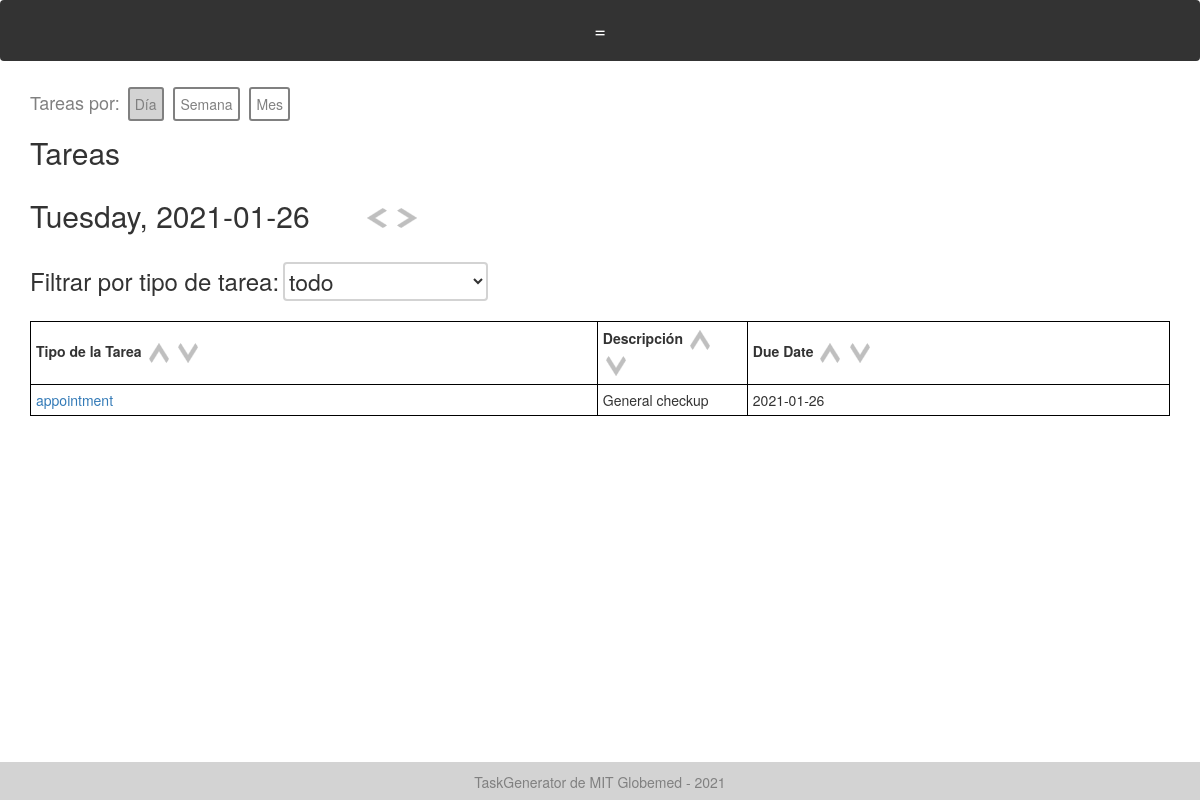
/daily_tasks/2021-01-26 (signed in), run on the app's committed database.
### models.py (models this page shows)
class Task(Base):
    __tablename__ = "tasks"
    id = Column(Integer, primary_key=True)
    task_type = Column(String, default="Generic")
    creator_id = Column(Integer)
    created_datetime = Column(DateTime)
    created_datestring = Column(String)
    due_datetime = Column(DateTime)
    due_datestring = Column(String)
    description = Column(String)
    completed = Column(Boolean) # completed or not
    fields = Column(PickleType) # dictionary of strings to strings
    reminders = Column(PickleType) # list of datetimes
    reminder_datestrings = Column(PickleType) # list of datetimes
    color = Column(String)
    items_of_use = Column(PickleType) # list of Inventory Item IDs

### app.py (the view)
@app.route('/daily_tasks/<date>')
@check_login_wrapper
def daily_tasks(date):
    print("date", date)
    return render_template("daily_tasks.html", tasks=get_tasks_day(date), col_strings = ["Due Date"], col_vars = ["due_datestring"], task_types=get_task_types(), datestring=date,
        weekday = datetime.strptime(date, "%Y-%m-%d").strftime("%A"))

### app.py (called while the page is built)
def check_login_wrapper(func):
    @wraps(func)
    def inner(*args, **kwargs):
        if "username" not in login_session:
            flash("Please login to see that page." if login_session["language"] == "English" else "Inicie sesión para ver esa página")
            return redirect(url_for('login'))
        if "language" not in login_session:
            login_session["language"] = "Spanish"
        return func(*args, **kwargs)
    return inner

### database.py (called while the page is built)
def get_task_types():
    return session.query(TaskType).all()

def get_tasks():
    return session.query(Task).all()

def get_tasks_day(date):
    tasks = []
    for task in get_tasks():
        print("task due", task.due_datestring, task.reminder_datestrings, date)
        if task.due_datestring == date or date in task.reminder_datestrings:
            tasks.append(task)
    return tasks

### templates/daily_tasks.html (shortened to what this page needs)
{% extends "layout.html" %}
{% block body %}
 <span style="font-size: 18px; color: grey;">{{text['Tasks by']}}: </span>
  <a style="background-color: lightgrey; color:grey;" class="pretty-button" href="/daily_tasks/{{datestring}}">{{text['Day']}}</a>
  <a class="pretty-button" href="/weekly_tasks/{{datestring}}">{{text['Week']}}</a>
  <a class="pretty-button" href="/monthly_tasks/{{datestring}}">{{text['Month']}}</a>
  <h2 id="month_header" >{{text['Tasks']}}</h2>
  <h2 style="display: inline-block; width:330px;"> {{weekday}}, {{datestring}}</h2>
  <a  id="prev_button"><img style="margin-top: -10px; " src="{{url_for('static', filename='arrow_left.png')}}" class="arrow"></a>
  <a  id="next_button"><img style="margin-top: -10px; " src="{{url_for('static', filename='arrow_right.png')}}" class="arrow"></a>
  <br>
  <br>
  <h3 style="display: inline;">{{text['Filter by task type']}}:</h3>
  <select id="task_type" name="task_type" onchange="filterByTaskType()" style="font-size: 23px; border: solid lightgrey 2px; background: none; border-radius: 4px;">
    <option  value="all">{{text['all']}}</option>
  </select>
  <br>
  <br>
  <div id="table-container">
	  <table id="hidden-task-table" style="display: none; width:100%;">
  		<tr>
  			<th> {{text['Task Type']}}
          <img onclick="sortTable(0)" src="{{url_for('static', filename='arrow_up.png')}}" class="arrow">
          <img onclick="sortTable(0, true)" src="{{url_for('static', filename='arrow_down.png')}}" class="arrow">
        </th>
  			<th>{{text['Description']}}
          <img onclick="sortTable(1)" src="{{url_for('static', filename='arrow_up.png')}}" class="arrow">
          <img onclick="sortTable(1, true)" src="{{url_for('static', filename='arrow_down.png')}}" class="arrow">
        </th>
  			{% for col in col_strings %}
  				<th> {{ col }}
            <img onclick="sortTable({{loop.index+1}})" src="{{url_for('static', filename='arrow_up.png')}}" class="arrow">
            <img onclick="sortTable({{loop.index+1}}, true)" src="{{url_for('static', filename='arrow_down.png')}}" class="arrow">
          </th>
  			{% endfor %}
  	    </tr>
  	{% for task in tasks %}
  		<tr class="task-row">
  			<td><a href="/task/{{task.id}}"> {{ task.task_type }}
         </a></td>
  			{% if task.description|length > 20 %}
  		        <td class="desc-col"> {{ task.description[:20] }} <span class="tooltip2">...<span class="tooltiptext">{{ task.description }}</span></span></td>
  		    {% else %}
  		    	<td class="desc-col"> {{ task.description }} </td>
  		    {% endif %}
  	        {% for col in col_vars %}
  				<td> {{ task[col] }} </td>
  			{% endfor %}
  	    </tr>
      {% endfor %}
    </table>
  </div>
{%endblock%}

### static/style.css (style rules this page uses)
th { padding: 5px; border: 1px solid black; }
td { padding: 5px; border: 1px solid black; }
.desc-col { width: 150px; max-height: 20px; }
.task-row { max-height: 20px; white-space: nowrap; }

### templates/layout.html (style rules this page uses)
th { padding: 5px; border: 1px solid black; }
td { padding: 5px; border: 1px solid black; }
.desc-col { width: 150px; max-height: 20px; }
.task-row { max-height: 20px; white-space: nowrap; }
.pretty-button { border: solid 2px grey; color: grey; background-color: transparent; border-radius: 3px; padding: 5px; box-sizing: border-box; margin:3px; }
.arrow { cursor: pointer; width: 20px; height: 20px; margin: 3px; box-sizing: border-box; }

### data on the page
Task: task_type "appointment", description "General checkup", due_datestring "2021-01-26"

### other printed values
{{ text['Tasks by'] }} "Tareas por"
{{ text['Day'] }} "Día"
{{ text['Week'] }} "Semana"
{{ text['Month'] }} "Mes"
{{ text['Tasks'] }} "Tareas"
{{ weekday }} "Tuesday"
{{ datestring }} "2021-01-26"
{{ text['Filter by task type'] }} "Filtrar por tipo de tarea"
{{ text['Task Type'] }} "Tipo de la Tarea"
{{ text['Description'] }} "Descripción"
{{ col }} "Due Date"
{{ text['TaskGenerator by MIT Globemed - 2021'] }} "TaskGenerator de MIT Globemed - 2021"
form field task_type "todo"
